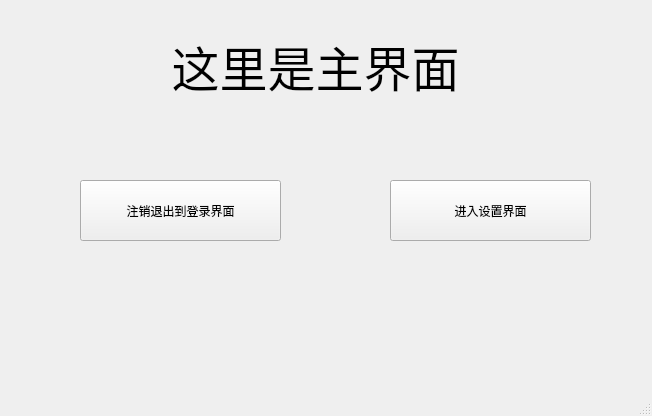
<?xml version="1.0" encoding="UTF-8"?>
<ui version="4.0">
 <class>MainWindow</class>
 <widget class="QMainWindow" name="MainWindow">
  <property name="geometry">
   <rect>
    <x>0</x>
    <y>0</y>
    <width>652</width>
    <height>416</height>
   </rect>
  </property>
  <property name="windowTitle">
   <string>MainWindow</string>
  </property>
  <widget class="QWidget" name="centralwidget">
   <widget class="QPushButton" name="enterSetBt">
    <property name="geometry">
     <rect>
      <x>390</x>
      <y>180</y>
      <width>201</width>
      <height>61</height>
     </rect>
    </property>
    <property name="text">
     <string>进入设置界面</string>
    </property>
   </widget>
   <widget class="QLabel" name="label">
    <property name="geometry">
     <rect>
      <x>40</x>
      <y>20</y>
      <width>551</width>
      <height>91</height>
     </rect>
    </property>
    <property name="font">
     <font>
      <pointsize>36</pointsize>
     </font>
    </property>
    <property name="text">
     <string>这里是主界面</string>
    </property>
    <property name="alignment">
     <set>Qt::AlignCenter</set>
    </property>
   </widget>
   <widget class="QPushButton" name="backLoginBt">
    <property name="geometry">
     <rect>
      <x>80</x>
      <y>180</y>
      <width>201</width>
      <height>61</height>
     </rect>
    </property>
    <property name="text">
     <string>注销退出到登录界面</string>
    </property>
   </widget>
  </widget>
  <widget class="QMenuBar" name="menubar">
   <property name="geometry">
    <rect>
     <x>0</x>
     <y>0</y>
     <width>652</width>
     <height>26</height>
    </rect>
   </property>
  </widget>
  <widget class="QStatusBar" name="statusbar"/>
 </widget>
 <resources/>
 <connections/>
</ui>
